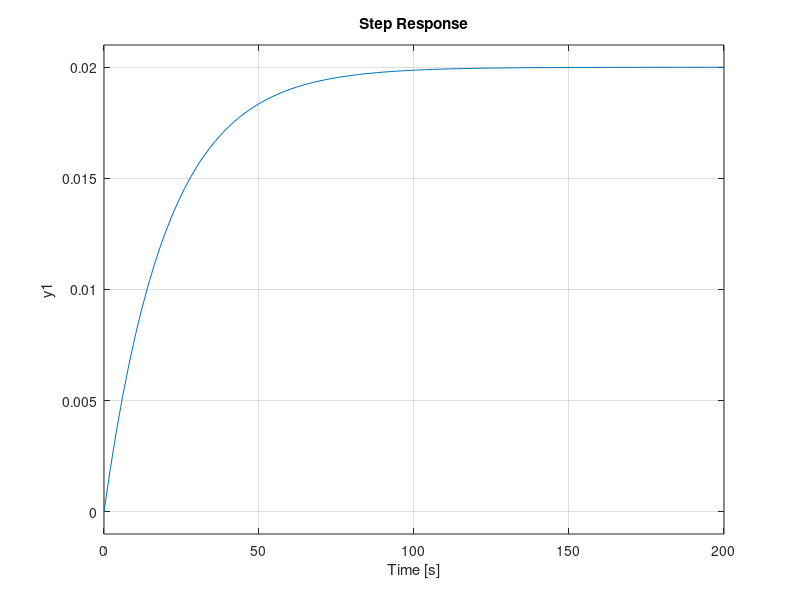

MATLAB code to generate this figure: (Note: this script raises an error after producing the figure.)
%% Cruise Control using PID controllers
% Openloop system
m = 1000; b = 50;
Plant_Tf = tf(1, [m b]);
step(Plant_Tf);
info = stepinfo(ss(Plant_Tf)); 
%% Adjusting Kp to get RiseTime < 5sec
m = 1000; b = 50;
Plant_Tf = tf(1, [m b]);
Kp = 1;
C = pid(Kp);
TF = feedback(C*Plant_Tf, 1);
info = stepinfo(ss(TF));
while info.RiseTime > 5
    Kp = Kp + 1;
    C = pid(Kp);
    TF = feedback(C*Plant_Tf, 1);
    info = stepinfo(ss(TF));
end
max_Kp = Kp;
info;
step(TF)
%% no overshot then kd = 0;
%% Adjusting Ki to get Steady-state error < 2%
m = 1000; b = 50;
Plant_Tf = tf(1, [m b]);
Ki = 1; 
C = pid(390, Ki, 0);
TF = feedback(C*Plant_Tf, 1);
info = stepinfo(ss(TF));
ss_error = abs(1-(info.SettlingMax + info.SettlingMin)/2);
while ss_error > 0.02
    Ki = Ki + 1;
    C = pid(390, Ki, 0);
    TF = feedback(C*Plant_Tf, 1);
    info = stepinfo(ss(TF));
    ss_error = abs(1-(info.SettlingMax + info.SettlingMin)/2);
end
max_ki = Ki;
info;
step(TF)
%% Trying other values 
m = 1000; b = 50;
Plant_Tf = tf(1, [m b]);
C = pid(440, 67.3, 0);
TF = feedback(C*Plant_Tf, 1);
info = stepinfo(ss(TF));
step(TF)
%%